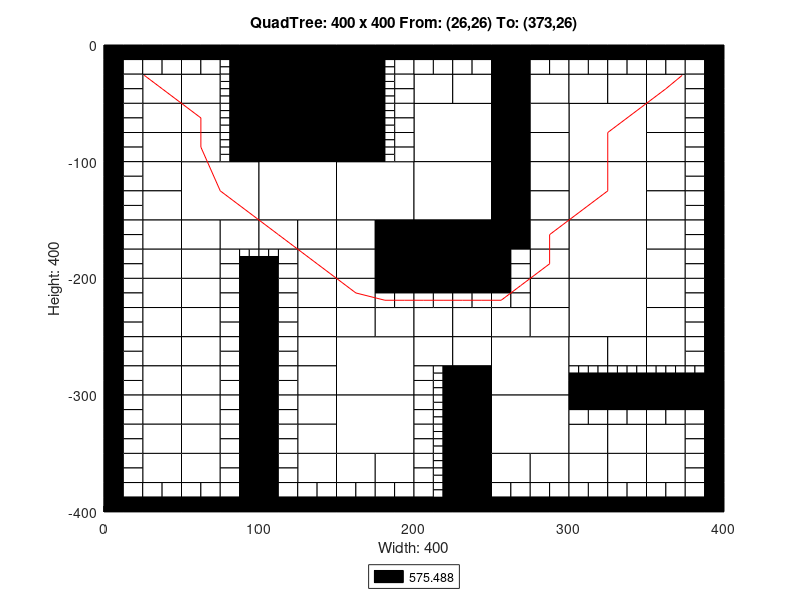

The MATLAB source for this figure:
axis([0 400 -400 0]);
title('QuadTree: 400 x 400 From: (26,26) To: (373,26)');
xlabel('Width: 400');
ylabel('Height: 400');
rectangle('Position',[100 -50 50 50], 'FaceColor',[0 0 0]);
rectangle('Position',[100 -100 50 50], 'FaceColor',[0 0 0]);
rectangle('Position',[50 -150 50 50], 'FaceColor',[1 1 1]);
rectangle('Position',[100 -150 50 50], 'FaceColor',[1 1 1]);
rectangle('Position',[150 -150 50 50], 'FaceColor',[1 1 1]);
rectangle('Position',[200 -100 50 50], 'FaceColor',[1 1 1]);
rectangle('Position',[300 -100 50 50], 'FaceColor',[1 1 1]);
rectangle('Position',[200 -150 50 50], 'FaceColor',[1 1 1]);
rectangle('Position',[200 -200 50 50], 'FaceColor',[0 0 0]);
rectangle('Position',[300 -150 50 50], 'FaceColor',[1 1 1]);
rectangle('Position',[300 -200 50 50], 'FaceColor',[1 1 1]);
rectangle('Position',[150 -300 50 50], 'FaceColor',[1 1 1]);
rectangle('Position',[150 -350 50 50], 'FaceColor',[1 1 1]);
rectangle('Position',[250 -300 50 50], 'FaceColor',[1 1 1]);
rectangle('Position',[300 -250 50 50], 'FaceColor',[1 1 1]);
rectangle('Position',[250 -350 50 50], 'FaceColor',[1 1 1]);
rectangle('Position',[25 -50 25 25], 'FaceColor',[1 1 1]);
rectangle('Position',[50 -50 25 25], 'FaceColor',[1 1 1]);
rectangle('Position',[25 -75 25 25], 'FaceColor',[1 1 1]);
rectangle('Position',[25 -100 25 25], 'FaceColor',[1 1 1]);
rectangle('Position',[50 -75 25 25], 'FaceColor',[1 1 1]);
rectangle('Position',[50 -100 25 25], 'FaceColor',[1 1 1]);
rectangle('Position',[150 -25 25 25], 'FaceColor',[0 0 0]);
rectangle('Position',[150 -50 25 25], 'FaceColor',[0 0 0]);
rectangle('Position',[150 -75 25 25], 'FaceColor',[0 0 0]);
rectangle('Position',[150 -100 25 25], 'FaceColor',[0 0 0]);
rectangle('Position',[25 -125 25 25], 'FaceColor',[1 1 1]);
rectangle('Position',[25 -150 25 25], 'FaceColor',[1 1 1]);
rectangle('Position',[25 -175 25 25], 'FaceColor',[1 1 1]);
rectangle('Position',[25 -200 25 25], 'FaceColor',[1 1 1]);
rectangle('Position',[50 -175 25 25], 'FaceColor',[1 1 1]);
rectangle('Position',[75 -175 25 25], 'FaceColor',[1 1 1]);
rectangle('Position',[50 -200 25 25], 'FaceColor',[1 1 1]);
rectangle('Position',[100 -175 25 25], 'FaceColor',[1 1 1]);
rectangle('Position',[125 -175 25 25], 'FaceColor',[1 1 1]);
rectangle('Position',[125 -200 25 25], 'FaceColor',[1 1 1]);
rectangle('Position',[150 -175 25 25], 'FaceColor',[1 1 1]);
rectangle('Position',[175 -175 25 25], 'FaceColor',[0 0 0]);
rectangle('Position',[150 -200 25 25], 'FaceColor',[1 1 1]);
rectangle('Position',[175 -200 25 25], 'FaceColor',[0 0 0]);
rectangle('Position',[200 -50 25 25], 'FaceColor',[1 1 1]);
rectangle('Position',[225 -50 25 25], 'FaceColor',[1 1 1]);
rectangle('Position',[250 -25 25 25], 'FaceColor',[0 0 0]);
rectangle('Position',[250 -50 25 25], 'FaceColor',[0 0 0]);
rectangle('Position',[275 -50 25 25], 'FaceColor',[1 1 1]);
rectangle('Position',[250 -75 25 25], 'FaceColor',[0 0 0]);
rectangle('Position',[275 -75 25 25], 'FaceColor',[1 1 1]);
rectangle('Position',[250 -100 25 25], 'FaceColor',[0 0 0]);
rectangle('Position',[275 -100 25 25], 'FaceColor',[1 1 1]);
rectangle('Position',[300 -50 25 25], 'FaceColor',[1 1 1]);
rectangle('Position',[325 -50 25 25], 'FaceColor',[1 1 1]);
rectangle('Position',[350 -50 25 25], 'FaceColor',[1 1 1]);
rectangle('Position',[350 -75 25 25], 'FaceColor',[1 1 1]);
rectangle('Position',[350 -100 25 25], 'FaceColor',[1 1 1]);
rectangle('Position',[250 -125 25 25], 'FaceColor',[0 0 0]);
rectangle('Position',[275 -125 25 25], 'FaceColor',[1 1 1]);
rectangle('Position',[250 -150 25 25], 'FaceColor',[0 0 0]);
rectangle('Position',[275 -150 25 25], 'FaceColor',[1 1 1]);
rectangle('Position',[250 -175 25 25], 'FaceColor',[0 0 0]);
rectangle('Position',[275 -175 25 25], 'FaceColor',[1 1 1]);
rectangle('Position',[275 -200 25 25], 'FaceColor',[1 1 1]);
rectangle('Position',[350 -125 25 25], 'FaceColor',[1 1 1]);
rectangle('Position',[350 -150 25 25], 'FaceColor',[1 1 1]);
rectangle('Position',[350 -175 25 25], 'FaceColor',[1 1 1]);
rectangle('Position',[350 -200 25 25], 'FaceColor',[1 1 1]);
rectangle('Position',[25 -225 25 25], 'FaceColor',[1 1 1]);
rectangle('Position',[25 -250 25 25], 'FaceColor',[1 1 1]);
rectangle('Position',[50 -225 25 25], 'FaceColor',[1 1 1]);
rectangle('Position',[50 -250 25 25], 'FaceColor',[1 1 1]);
rectangle('Position',[25 -275 25 25], 'FaceColor',[1 1 1]);
rectangle('Position',[25 -300 25 25], 'FaceColor',[1 1 1]);
rectangle('Position',[50 -275 25 25], 'FaceColor',[1 1 1]);
rectangle('Position',[50 -300 25 25], 'FaceColor',[1 1 1]);
rectangle('Position',[125 -225 25 25], 'FaceColor',[1 1 1]);
rectangle('Position',[125 -250 25 25], 'FaceColor',[1 1 1]);
rectangle('Position',[150 -225 25 25], 'FaceColor',[1 1 1]);
rectangle('Position',[150 -250 25 25], 'FaceColor',[1 1 1]);
rectangle('Position',[175 -250 25 25], 'FaceColor',[1 1 1]);
rectangle('Position',[125 -275 25 25], 'FaceColor',[1 1 1]);
rectangle('Position',[125 -300 25 25], 'FaceColor',[1 1 1]);
rectangle('Position',[25 -325 25 25], 'FaceColor',[1 1 1]);
rectangle('Position',[25 -350 25 25], 'FaceColor',[1 1 1]);
rectangle('Position',[50 -325 25 25], 'FaceColor',[1 1 1]);
rectangle('Position',[50 -350 25 25], 'FaceColor',[1 1 1]);
rectangle('Position',[25 -375 25 25], 'FaceColor',[1 1 1]);
rectangle('Position',[50 -375 25 25], 'FaceColor',[1 1 1]);
rectangle('Position',[125 -325 25 25], 'FaceColor',[1 1 1]);
rectangle('Position',[125 -350 25 25], 'FaceColor',[1 1 1]);
rectangle('Position',[125 -375 25 25], 'FaceColor',[1 1 1]);
rectangle('Position',[150 -375 25 25], 'FaceColor',[1 1 1]);
rectangle('Position',[175 -375 25 25], 'FaceColor',[1 1 1]);
rectangle('Position',[200 -250 25 25], 'FaceColor',[1 1 1]);
rectangle('Position',[225 -250 25 25], 'FaceColor',[1 1 1]);
rectangle('Position',[275 -225 25 25], 'FaceColor',[1 1 1]);
rectangle('Position',[250 -250 25 25], 'FaceColor',[1 1 1]);
rectangle('Position',[275 -250 25 25], 'FaceColor',[1 1 1]);
rectangle('Position',[200 -275 25 25], 'FaceColor',[1 1 1]);
rectangle('Position',[225 -275 25 25], 'FaceColor',[1 1 1]);
rectangle('Position',[225 -300 25 25], 'FaceColor',[0 0 0]);
rectangle('Position',[350 -225 25 25], 'FaceColor',[1 1 1]);
rectangle('Position',[350 -250 25 25], 'FaceColor',[1 1 1]);
rectangle('Position',[300 -275 25 25], 'FaceColor',[1 1 1]);
rectangle('Position',[325 -275 25 25], 'FaceColor',[1 1 1]);
rectangle('Position',[350 -275 25 25], 'FaceColor',[1 1 1]);
rectangle('Position',[225 -325 25 25], 'FaceColor',[0 0 0]);
rectangle('Position',[225 -350 25 25], 'FaceColor',[0 0 0]);
rectangle('Position',[225 -375 25 25], 'FaceColor',[0 0 0]);
rectangle('Position',[225 -400 25 25], 'FaceColor',[0 0 0]);
rectangle('Position',[250 -375 25 25], 'FaceColor',[1 1 1]);
rectangle('Position',[275 -375 25 25], 'FaceColor',[1 1 1]);
rectangle('Position',[300 -350 25 25], 'FaceColor',[1 1 1]);
rectangle('Position',[325 -350 25 25], 'FaceColor',[1 1 1]);
rectangle('Position',[350 -350 25 25], 'FaceColor',[1 1 1]);
rectangle('Position',[300 -375 25 25], 'FaceColor',[1 1 1]);
rectangle('Position',[325 -375 25 25], 'FaceColor',[1 1 1]);
rectangle('Position',[350 -375 25 25], 'FaceColor',[1 1 1]);
rectangle('Position',[0 -12.5 12.5 12.5], 'FaceColor',[0 0 0]);
rectangle('Position',[12.5 -12.5 12.5 12.5], 'FaceColor',[0 0 0]);
rectangle('Position',[0 -25 12.5 12.5], 'FaceColor',[0 0 0]);
rectangle('Position',[12.5 -25 12.5 12.5], 'FaceColor',[1 1 1]);
rectangle('Position',[25 -12.5 12.5 12.5], 'FaceColor',[0 0 0]);
rectangle('Position',[37.5 -12.5 12.5 12.5], 'FaceColor',[0 0 0]);
rectangle('Position',[25 -25 12.5 12.5], 'FaceColor',[1 1 1]);
rectangle('Position',[37.5 -25 12.5 12.5], 'FaceColor',[1 1 1]);
rectangle('Position',[0 -37.5 12.5 12.5], 'FaceColor',[0 0 0]);
rectangle('Position',[12.5 -37.5 12.5 12.5], 'FaceColor',[1 1 1]);
rectangle('Position',[0 -50 12.5 12.5], 'FaceColor',[0 0 0]);
rectangle('Position',[12.5 -50 12.5 12.5], 'FaceColor',[1 1 1]);
rectangle('Position',[50 -12.5 12.5 12.5], 'FaceColor',[0 0 0]);
rectangle('Position',[62.5 -12.5 12.5 12.5], 'FaceColor',[0 0 0]);
rectangle('Position',[50 -25 12.5 12.5], 'FaceColor',[1 1 1]);
rectangle('Position',[62.5 -25 12.5 12.5], 'FaceColor',[1 1 1]);
rectangle('Position',[75 -12.5 12.5 12.5], 'FaceColor',[0 0 0]);
rectangle('Position',[87.5 -12.5 12.5 12.5], 'FaceColor',[0 0 0]);
rectangle('Position',[87.5 -25 12.5 12.5], 'FaceColor',[0 0 0]);
rectangle('Position',[87.5 -37.5 12.5 12.5], 'FaceColor',[0 0 0]);
rectangle('Position',[87.5 -50 12.5 12.5], 'FaceColor',[0 0 0]);
rectangle('Position',[0 -62.5 12.5 12.5], 'FaceColor',[0 0 0]);
rectangle('Position',[12.5 -62.5 12.5 12.5], 'FaceColor',[1 1 1]);
rectangle('Position',[0 -75 12.5 12.5], 'FaceColor',[0 0 0]);
rectangle('Position',[12.5 -75 12.5 12.5], 'FaceColor',[1 1 1]);
rectangle('Position',[0 -87.5 12.5 12.5], 'FaceColor',[0 0 0]);
rectangle('Position',[12.5 -87.5 12.5 12.5], 'FaceColor',[1 1 1]);
rectangle('Position',[0 -100 12.5 12.5], 'FaceColor',[0 0 0]);
rectangle('Position',[12.5 -100 12.5 12.5], 'FaceColor',[1 1 1]);
rectangle('Position',[87.5 -62.5 12.5 12.5], 'FaceColor',[0 0 0]);
rectangle('Position',[87.5 -75 12.5 12.5], 'FaceColor',[0 0 0]);
rectangle('Position',[87.5 -87.5 12.5 12.5], 'FaceColor',[0 0 0]);
rectangle('Position',[87.5 -100 12.5 12.5], 'FaceColor',[0 0 0]);
rectangle('Position',[175 -12.5 12.5 12.5], 'FaceColor',[0 0 0]);
rectangle('Position',[187.5 -12.5 12.5 12.5], 'FaceColor',[0 0 0]);
rectangle('Position',[187.5 -25 12.5 12.5], 'FaceColor',[1 1 1]);
rectangle('Position',[187.5 -37.5 12.5 12.5], 'FaceColor',[1 1 1]);
rectangle('Position',[187.5 -50 12.5 12.5], 'FaceColor',[1 1 1]);
rectangle('Position',[187.5 -62.5 12.5 12.5], 'FaceColor',[1 1 1]);
rectangle('Position',[187.5 -75 12.5 12.5], 'FaceColor',[1 1 1]);
rectangle('Position',[187.5 -87.5 12.5 12.5], 'FaceColor',[1 1 1]);
rectangle('Position',[187.5 -100 12.5 12.5], 'FaceColor',[1 1 1]);
rectangle('Position',[0 -112.5 12.5 12.5], 'FaceColor',[0 0 0]);
rectangle('Position',[12.5 -112.5 12.5 12.5], 'FaceColor',[1 1 1]);
rectangle('Position',[0 -125 12.5 12.5], 'FaceColor',[0 0 0]);
rectangle('Position',[12.5 -125 12.5 12.5], 'FaceColor',[1 1 1]);
rectangle('Position',[0 -137.5 12.5 12.5], 'FaceColor',[0 0 0]);
rectangle('Position',[12.5 -137.5 12.5 12.5], 'FaceColor',[1 1 1]);
rectangle('Position',[0 -150 12.5 12.5], 'FaceColor',[0 0 0]);
rectangle('Position',[12.5 -150 12.5 12.5], 'FaceColor',[1 1 1]);
rectangle('Position',[0 -162.5 12.5 12.5], 'FaceColor',[0 0 0]);
rectangle('Position',[12.5 -162.5 12.5 12.5], 'FaceColor',[1 1 1]);
rectangle('Position',[0 -175 12.5 12.5], 'FaceColor',[0 0 0]);
rectangle('Position',[12.5 -175 12.5 12.5], 'FaceColor',[1 1 1]);
rectangle('Position',[0 -187.5 12.5 12.5], 'FaceColor',[0 0 0]);
rectangle('Position',[12.5 -187.5 12.5 12.5], 'FaceColor',[1 1 1]);
rectangle('Position',[0 -200 12.5 12.5], 'FaceColor',[0 0 0]);
rectangle('Position',[12.5 -200 12.5 12.5], 'FaceColor',[1 1 1]);
rectangle('Position',[75 -187.5 12.5 12.5], 'FaceColor',[1 1 1]);
rectangle('Position',[75 -200 12.5 12.5], 'FaceColor',[1 1 1]);
rectangle('Position',[87.5 -200 12.5 12.5], 'FaceColor',[0 0 0]);
rectangle('Position',[112.5 -187.5 12.5 12.5], 'FaceColor',[1 1 1]);
rectangle('Position',[100 -200 12.5 12.5], 'FaceColor',[0 0 0]);
rectangle('Position',[112.5 -200 12.5 12.5], 'FaceColor',[1 1 1]);
rectangle('Position',[200 -12.5 12.5 12.5], 'FaceColor',[0 0 0]);
rectangle('Position',[212.5 -12.5 12.5 12.5], 'FaceColor',[0 0 0]);
rectangle('Position',[200 -25 12.5 12.5], 'FaceColor',[1 1 1]);
rectangle('Position',[212.5 -25 12.5 12.5], 'FaceColor',[1 1 1]);
rectangle('Position',[225 -12.5 12.5 12.5], 'FaceColor',[0 0 0]);
rectangle('Position',[237.5 -12.5 12.5 12.5], 'FaceColor',[0 0 0]);
rectangle('Position',[225 -25 12.5 12.5], 'FaceColor',[1 1 1]);
rectangle('Position',[237.5 -25 12.5 12.5], 'FaceColor',[1 1 1]);
rectangle('Position',[275 -12.5 12.5 12.5], 'FaceColor',[0 0 0]);
rectangle('Position',[287.5 -12.5 12.5 12.5], 'FaceColor',[0 0 0]);
rectangle('Position',[275 -25 12.5 12.5], 'FaceColor',[1 1 1]);
rectangle('Position',[287.5 -25 12.5 12.5], 'FaceColor',[1 1 1]);
rectangle('Position',[300 -12.5 12.5 12.5], 'FaceColor',[0 0 0]);
rectangle('Position',[312.5 -12.5 12.5 12.5], 'FaceColor',[0 0 0]);
rectangle('Position',[300 -25 12.5 12.5], 'FaceColor',[1 1 1]);
rectangle('Position',[312.5 -25 12.5 12.5], 'FaceColor',[1 1 1]);
rectangle('Position',[325 -12.5 12.5 12.5], 'FaceColor',[0 0 0]);
rectangle('Position',[337.5 -12.5 12.5 12.5], 'FaceColor',[0 0 0]);
rectangle('Position',[325 -25 12.5 12.5], 'FaceColor',[1 1 1]);
rectangle('Position',[337.5 -25 12.5 12.5], 'FaceColor',[1 1 1]);
rectangle('Position',[350 -12.5 12.5 12.5], 'FaceColor',[0 0 0]);
rectangle('Position',[362.5 -12.5 12.5 12.5], 'FaceColor',[0 0 0]);
rectangle('Position',[350 -25 12.5 12.5], 'FaceColor',[1 1 1]);
rectangle('Position',[362.5 -25 12.5 12.5], 'FaceColor',[1 1 1]);
rectangle('Position',[375 -12.5 12.5 12.5], 'FaceColor',[0 0 0]);
rectangle('Position',[387.5 -12.5 12.5 12.5], 'FaceColor',[0 0 0]);
rectangle('Position',[375 -25 12.5 12.5], 'FaceColor',[1 1 1]);
rectangle('Position',[387.5 -25 12.5 12.5], 'FaceColor',[0 0 0]);
rectangle('Position',[375 -37.5 12.5 12.5], 'FaceColor',[1 1 1]);
rectangle('Position',[387.5 -37.5 12.5 12.5], 'FaceColor',[0 0 0]);
rectangle('Position',[375 -50 12.5 12.5], 'FaceColor',[1 1 1]);
rectangle('Position',[387.5 -50 12.5 12.5], 'FaceColor',[0 0 0]);
rectangle('Position',[375 -62.5 12.5 12.5], 'FaceColor',[1 1 1]);
rectangle('Position',[387.5 -62.5 12.5 12.5], 'FaceColor',[0 0 0]);
rectangle('Position',[375 -75 12.5 12.5], 'FaceColor',[1 1 1]);
rectangle('Position',[387.5 -75 12.5 12.5], 'FaceColor',[0 0 0]);
rectangle('Position',[375 -87.5 12.5 12.5], 'FaceColor',[1 1 1]);
rectangle('Position',[387.5 -87.5 12.5 12.5], 'FaceColor',[0 0 0]);
rectangle('Position',[375 -100 12.5 12.5], 'FaceColor',[1 1 1]);
rectangle('Position',[387.5 -100 12.5 12.5], 'FaceColor',[0 0 0]);
rectangle('Position',[250 -187.5 12.5 12.5], 'FaceColor',[0 0 0]);
rectangle('Position',[262.5 -187.5 12.5 12.5], 'FaceColor',[1 1 1]);
rectangle('Position',[250 -200 12.5 12.5], 'FaceColor',[0 0 0]);
rectangle('Position',[262.5 -200 12.5 12.5], 'FaceColor',[1 1 1]);
rectangle('Position',[375 -112.5 12.5 12.5], 'FaceColor',[1 1 1]);
rectangle('Position',[387.5 -112.5 12.5 12.5], 'FaceColor',[0 0 0]);
rectangle('Position',[375 -125 12.5 12.5], 'FaceColor',[1 1 1]);
rectangle('Position',[387.5 -125 12.5 12.5], 'FaceColor',[0 0 0]);
rectangle('Position',[375 -137.5 12.5 12.5], 'FaceColor',[1 1 1]);
rectangle('Position',[387.5 -137.5 12.5 12.5], 'FaceColor',[0 0 0]);
rectangle('Position',[375 -150 12.5 12.5], 'FaceColor',[1 1 1]);
rectangle('Position',[387.5 -150 12.5 12.5], 'FaceColor',[0 0 0]);
rectangle('Position',[375 -162.5 12.5 12.5], 'FaceColor',[1 1 1]);
rectangle('Position',[387.5 -162.5 12.5 12.5], 'FaceColor',[0 0 0]);
rectangle('Position',[375 -175 12.5 12.5], 'FaceColor',[1 1 1]);
rectangle('Position',[387.5 -175 12.5 12.5], 'FaceColor',[0 0 0]);
rectangle('Position',[375 -187.5 12.5 12.5], 'FaceColor',[1 1 1]);
rectangle('Position',[387.5 -187.5 12.5 12.5], 'FaceColor',[0 0 0]);
rectangle('Position',[375 -200 12.5 12.5], 'FaceColor',[1 1 1]);
rectangle('Position',[387.5 -200 12.5 12.5], 'FaceColor',[0 0 0]);
rectangle('Position',[0 -212.5 12.5 12.5], 'FaceColor',[0 0 0]);
rectangle('Position',[12.5 -212.5 12.5 12.5], 'FaceColor',[1 1 1]);
rectangle('Position',[0 -225 12.5 12.5], 'FaceColor',[0 0 0]);
rectangle('Position',[12.5 -225 12.5 12.5], 'FaceColor',[1 1 1]);
rectangle('Position',[0 -237.5 12.5 12.5], 'FaceColor',[0 0 0]);
rectangle('Position',[12.5 -237.5 12.5 12.5], 'FaceColor',[1 1 1]);
rectangle('Position',[0 -250 12.5 12.5], 'FaceColor',[0 0 0]);
rectangle('Position',[12.5 -250 12.5 12.5], 'FaceColor',[1 1 1]);
rectangle('Position',[75 -212.5 12.5 12.5], 'FaceColor',[1 1 1]);
rectangle('Position',[87.5 -212.5 12.5 12.5], 'FaceColor',[0 0 0]);
rectangle('Position',[75 -225 12.5 12.5], 'FaceColor',[1 1 1]);
rectangle('Position',[87.5 -225 12.5 12.5], 'FaceColor',[0 0 0]);
rectangle('Position',[75 -237.5 12.5 12.5], 'FaceColor',[1 1 1]);
rectangle('Position',[87.5 -237.5 12.5 12.5], 'FaceColor',[0 0 0]);
rectangle('Position',[75 -250 12.5 12.5], 'FaceColor',[1 1 1]);
rectangle('Position',[87.5 -250 12.5 12.5], 'FaceColor',[0 0 0]);
rectangle('Position',[0 -262.5 12.5 12.5], 'FaceColor',[0 0 0]);
rectangle('Position',[12.5 -262.5 12.5 12.5], 'FaceColor',[1 1 1]);
rectangle('Position',[0 -275 12.5 12.5], 'FaceColor',[0 0 0]);
rectangle('Position',[12.5 -275 12.5 12.5], 'FaceColor',[1 1 1]);
rectangle('Position',[0 -287.5 12.5 12.5], 'FaceColor',[0 0 0]);
rectangle('Position',[12.5 -287.5 12.5 12.5], 'FaceColor',[1 1 1]);
rectangle('Position',[0 -300 12.5 12.5], 'FaceColor',[0 0 0]);
rectangle('Position',[12.5 -300 12.5 12.5], 'FaceColor',[1 1 1]);
rectangle('Position',[75 -262.5 12.5 12.5], 'FaceColor',[1 1 1]);
rectangle('Position',[87.5 -262.5 12.5 12.5], 'FaceColor',[0 0 0]);
rectangle('Position',[75 -275 12.5 12.5], 'FaceColor',[1 1 1]);
rectangle('Position',[87.5 -275 12.5 12.5], 'FaceColor',[0 0 0]);
rectangle('Position',[75 -287.5 12.5 12.5], 'FaceColor',[1 1 1]);
rectangle('Position',[87.5 -287.5 12.5 12.5], 'FaceColor',[0 0 0]);
rectangle('Position',[75 -300 12.5 12.5], 'FaceColor',[1 1 1]);
rectangle('Position',[87.5 -300 12.5 12.5], 'FaceColor',[0 0 0]);
rectangle('Position',[100 -212.5 12.5 12.5], 'FaceColor',[0 0 0]);
rectangle('Position',[112.5 -212.5 12.5 12.5], 'FaceColor',[1 1 1]);
rectangle('Position',[100 -225 12.5 12.5], 'FaceColor',[0 0 0]);
rectangle('Position',[112.5 -225 12.5 12.5], 'FaceColor',[1 1 1]);
rectangle('Position',[100 -237.5 12.5 12.5], 'FaceColor',[0 0 0]);
rectangle('Position',[112.5 -237.5 12.5 12.5], 'FaceColor',[1 1 1]);
rectangle('Position',[100 -250 12.5 12.5], 'FaceColor',[0 0 0]);
rectangle('Position',[112.5 -250 12.5 12.5], 'FaceColor',[1 1 1]);
rectangle('Position',[175 -212.5 12.5 12.5], 'FaceColor',[0 0 0]);
rectangle('Position',[187.5 -212.5 12.5 12.5], 'FaceColor',[0 0 0]);
rectangle('Position',[175 -225 12.5 12.5], 'FaceColor',[1 1 1]);
rectangle('Position',[187.5 -225 12.5 12.5], 'FaceColor',[1 1 1]);
rectangle('Position',[100 -262.5 12.5 12.5], 'FaceColor',[0 0 0]);
rectangle('Position',[112.5 -262.5 12.5 12.5], 'FaceColor',[1 1 1]);
rectangle('Position',[100 -275 12.5 12.5], 'FaceColor',[0 0 0]);
rectangle('Position',[112.5 -275 12.5 12.5], 'FaceColor',[1 1 1]);
rectangle('Position',[100 -287.5 12.5 12.5], 'FaceColor',[0 0 0]);
rectangle('Position',[112.5 -287.5 12.5 12.5], 'FaceColor',[1 1 1]);
rectangle('Position',[100 -300 12.5 12.5], 'FaceColor',[0 0 0]);
rectangle('Position',[112.5 -300 12.5 12.5], 'FaceColor',[1 1 1]);
rectangle('Position',[0 -312.5 12.5 12.5], 'FaceColor',[0 0 0]);
rectangle('Position',[12.5 -312.5 12.5 12.5], 'FaceColor',[1 1 1]);
rectangle('Position',[0 -325 12.5 12.5], 'FaceColor',[0 0 0]);
rectangle('Position',[12.5 -325 12.5 12.5], 'FaceColor',[1 1 1]);
rectangle('Position',[0 -337.5 12.5 12.5], 'FaceColor',[0 0 0]);
rectangle('Position',[12.5 -337.5 12.5 12.5], 'FaceColor',[1 1 1]);
rectangle('Position',[0 -350 12.5 12.5], 'FaceColor',[0 0 0]);
rectangle('Position',[12.5 -350 12.5 12.5], 'FaceColor',[1 1 1]);
rectangle('Position',[75 -312.5 12.5 12.5], 'FaceColor',[1 1 1]);
rectangle('Position',[87.5 -312.5 12.5 12.5], 'FaceColor',[0 0 0]);
rectangle('Position',[75 -325 12.5 12.5], 'FaceColor',[1 1 1]);
rectangle('Position',[87.5 -325 12.5 12.5], 'FaceColor',[0 0 0]);
rectangle('Position',[75 -337.5 12.5 12.5], 'FaceColor',[1 1 1]);
rectangle('Position',[87.5 -337.5 12.5 12.5], 'FaceColor',[0 0 0]);
rectangle('Position',[75 -350 12.5 12.5], 'FaceColor',[1 1 1]);
rectangle('Position',[87.5 -350 12.5 12.5], 'FaceColor',[0 0 0]);
rectangle('Position',[0 -362.5 12.5 12.5], 'FaceColor',[0 0 0]);
rectangle('Position',[12.5 -362.5 12.5 12.5], 'FaceColor',[1 1 1]);
rectangle('Position',[0 -375 12.5 12.5], 'FaceColor',[0 0 0]);
rectangle('Position',[12.5 -375 12.5 12.5], 'FaceColor',[1 1 1]);
rectangle('Position',[0 -387.5 12.5 12.5], 'FaceColor',[0 0 0]);
rectangle('Position',[12.5 -387.5 12.5 12.5], 'FaceColor',[1 1 1]);
rectangle('Position',[0 -400 12.5 12.5], 'FaceColor',[0 0 0]);
rectangle('Position',[12.5 -400 12.5 12.5], 'FaceColor',[0 0 0]);
rectangle('Position',[25 -387.5 12.5 12.5], 'FaceColor',[1 1 1]);
rectangle('Position',[37.5 -387.5 12.5 12.5], 'FaceColor',[1 1 1]);
rectangle('Position',[25 -400 12.5 12.5], 'FaceColor',[0 0 0]);
rectangle('Position',[37.5 -400 12.5 12.5], 'FaceColor',[0 0 0]);
rectangle('Position',[75 -362.5 12.5 12.5], 'FaceColor',[1 1 1]);
rectangle('Position',[87.5 -362.5 12.5 12.5], 'FaceColor',[0 0 0]);
rectangle('Position',[75 -375 12.5 12.5], 'FaceColor',[1 1 1]);
rectangle('Position',[87.5 -375 12.5 12.5], 'FaceColor',[0 0 0]);
rectangle('Position',[50 -387.5 12.5 12.5], 'FaceColor',[1 1 1]);
rectangle('Position',[62.5 -387.5 12.5 12.5], 'FaceColor',[1 1 1]);
rectangle('Position',[50 -400 12.5 12.5], 'FaceColor',[0 0 0]);
rectangle('Position',[62.5 -400 12.5 12.5], 'FaceColor',[0 0 0]);
rectangle('Position',[75 -387.5 12.5 12.5], 'FaceColor',[1 1 1]);
rectangle('Position',[87.5 -387.5 12.5 12.5], 'FaceColor',[0 0 0]);
rectangle('Position',[75 -400 12.5 12.5], 'FaceColor',[0 0 0]);
rectangle('Position',[87.5 -400 12.5 12.5], 'FaceColor',[0 0 0]);
rectangle('Position',[100 -312.5 12.5 12.5], 'FaceColor',[0 0 0]);
rectangle('Position',[112.5 -312.5 12.5 12.5], 'FaceColor',[1 1 1]);
rectangle('Position',[100 -325 12.5 12.5], 'FaceColor',[0 0 0]);
rectangle('Position',[112.5 -325 12.5 12.5], 'FaceColor',[1 1 1]);
rectangle('Position',[100 -337.5 12.5 12.5], 'FaceColor',[0 0 0]);
rectangle('Position',[112.5 -337.5 12.5 12.5], 'FaceColor',[1 1 1]);
rectangle('Position',[100 -350 12.5 12.5], 'FaceColor',[0 0 0]);
rectangle('Position',[112.5 -350 12.5 12.5], 'FaceColor',[1 1 1]);
rectangle('Position',[100 -362.5 12.5 12.5], 'FaceColor',[0 0 0]);
rectangle('Position',[112.5 -362.5 12.5 12.5], 'FaceColor',[1 1 1]);
rectangle('Position',[100 -375 12.5 12.5], 'FaceColor',[0 0 0]);
rectangle('Position',[112.5 -375 12.5 12.5], 'FaceColor',[1 1 1]);
rectangle('Position',[100 -387.5 12.5 12.5], 'FaceColor',[0 0 0]);
rectangle('Position',[112.5 -387.5 12.5 12.5], 'FaceColor',[1 1 1]);
rectangle('Position',[100 -400 12.5 12.5], 'FaceColor',[0 0 0]);
rectangle('Position',[112.5 -400 12.5 12.5], 'FaceColor',[0 0 0]);
rectangle('Position',[125 -387.5 12.5 12.5], 'FaceColor',[1 1 1]);
rectangle('Position',[137.5 -387.5 12.5 12.5], 'FaceColor',[1 1 1]);
rectangle('Position',[125 -400 12.5 12.5], 'FaceColor',[0 0 0]);
rectangle('Position',[137.5 -400 12.5 12.5], 'FaceColor',[0 0 0]);
rectangle('Position',[150 -387.5 12.5 12.5], 'FaceColor',[1 1 1]);
rectangle('Position',[162.5 -387.5 12.5 12.5], 'FaceColor',[1 1 1]);
rectangle('Position',[150 -400 12.5 12.5], 'FaceColor',[0 0 0]);
rectangle('Position',[162.5 -400 12.5 12.5], 'FaceColor',[0 0 0]);
rectangle('Position',[175 -387.5 12.5 12.5], 'FaceColor',[1 1 1]);
rectangle('Position',[187.5 -387.5 12.5 12.5], 'FaceColor',[1 1 1]);
rectangle('Position',[175 -400 12.5 12.5], 'FaceColor',[0 0 0]);
rectangle('Position',[187.5 -400 12.5 12.5], 'FaceColor',[0 0 0]);
rectangle('Position',[200 -212.5 12.5 12.5], 'FaceColor',[0 0 0]);
rectangle('Position',[212.5 -212.5 12.5 12.5], 'FaceColor',[0 0 0]);
rectangle('Position',[200 -225 12.5 12.5], 'FaceColor',[1 1 1]);
rectangle('Position',[212.5 -225 12.5 12.5], 'FaceColor',[1 1 1]);
rectangle('Position',[225 -212.5 12.5 12.5], 'FaceColor',[0 0 0]);
rectangle('Position',[237.5 -212.5 12.5 12.5], 'FaceColor',[0 0 0]);
rectangle('Position',[225 -225 12.5 12.5], 'FaceColor',[1 1 1]);
rectangle('Position',[237.5 -225 12.5 12.5], 'FaceColor',[1 1 1]);
rectangle('Position',[250 -212.5 12.5 12.5], 'FaceColor',[0 0 0]);
rectangle('Position',[262.5 -212.5 12.5 12.5], 'FaceColor',[1 1 1]);
rectangle('Position',[250 -225 12.5 12.5], 'FaceColor',[1 1 1]);
rectangle('Position',[262.5 -225 12.5 12.5], 'FaceColor',[1 1 1]);
rectangle('Position',[200 -287.5 12.5 12.5], 'FaceColor',[1 1 1]);
rectangle('Position',[200 -300 12.5 12.5], 'FaceColor',[1 1 1]);
rectangle('Position',[375 -212.5 12.5 12.5], 'FaceColor',[1 1 1]);
rectangle('Position',[387.5 -212.5 12.5 12.5], 'FaceColor',[0 0 0]);
rectangle('Position',[375 -225 12.5 12.5], 'FaceColor',[1 1 1]);
rectangle('Position',[387.5 -225 12.5 12.5], 'FaceColor',[0 0 0]);
rectangle('Position',[375 -237.5 12.5 12.5], 'FaceColor',[1 1 1]);
rectangle('Position',[387.5 -237.5 12.5 12.5], 'FaceColor',[0 0 0]);
rectangle('Position',[375 -250 12.5 12.5], 'FaceColor',[1 1 1]);
rectangle('Position',[387.5 -250 12.5 12.5], 'FaceColor',[0 0 0]);
rectangle('Position',[300 -300 12.5 12.5], 'FaceColor',[0 0 0]);
rectangle('Position',[312.5 -300 12.5 12.5], 'FaceColor',[0 0 0]);
rectangle('Position',[325 -300 12.5 12.5], 'FaceColor',[0 0 0]);
rectangle('Position',[337.5 -300 12.5 12.5], 'FaceColor',[0 0 0]);
rectangle('Position',[375 -262.5 12.5 12.5], 'FaceColor',[1 1 1]);
rectangle('Position',[387.5 -262.5 12.5 12.5], 'FaceColor',[0 0 0]);
rectangle('Position',[375 -275 12.5 12.5], 'FaceColor',[1 1 1]);
rectangle('Position',[387.5 -275 12.5 12.5], 'FaceColor',[0 0 0]);
rectangle('Position',[350 -300 12.5 12.5], 'FaceColor',[0 0 0]);
rectangle('Position',[362.5 -300 12.5 12.5], 'FaceColor',[0 0 0]);
rectangle('Position',[387.5 -287.5 12.5 12.5], 'FaceColor',[0 0 0]);
rectangle('Position',[375 -300 12.5 12.5], 'FaceColor',[0 0 0]);
rectangle('Position',[387.5 -300 12.5 12.5], 'FaceColor',[0 0 0]);
rectangle('Position',[200 -312.5 12.5 12.5], 'FaceColor',[1 1 1]);
rectangle('Position',[200 -325 12.5 12.5], 'FaceColor',[1 1 1]);
rectangle('Position',[200 -337.5 12.5 12.5], 'FaceColor',[1 1 1]);
rectangle('Position',[200 -350 12.5 12.5], 'FaceColor',[1 1 1]);
rectangle('Position',[200 -362.5 12.5 12.5], 'FaceColor',[1 1 1]);
rectangle('Position',[200 -375 12.5 12.5], 'FaceColor',[1 1 1]);
rectangle('Position',[200 -387.5 12.5 12.5], 'FaceColor',[1 1 1]);
rectangle('Position',[200 -400 12.5 12.5], 'FaceColor',[0 0 0]);
rectangle('Position',[212.5 -400 12.5 12.5], 'FaceColor',[0 0 0]);
rectangle('Position',[250 -387.5 12.5 12.5], 'FaceColor',[1 1 1]);
rectangle('Position',[262.5 -387.5 12.5 12.5], 'FaceColor',[1 1 1]);
rectangle('Position',[250 -400 12.5 12.5], 'FaceColor',[0 0 0]);
rectangle('Position',[262.5 -400 12.5 12.5], 'FaceColor',[0 0 0]);
rectangle('Position',[275 -387.5 12.5 12.5], 'FaceColor',[1 1 1]);
rectangle('Position',[287.5 -387.5 12.5 12.5], 'FaceColor',[1 1 1]);
rectangle('Position',[275 -400 12.5 12.5], 'FaceColor',[0 0 0]);
rectangle('Position',[287.5 -400 12.5 12.5], 'FaceColor',[0 0 0]);
rectangle('Position',[300 -312.5 12.5 12.5], 'FaceColor',[0 0 0]);
rectangle('Position',[312.5 -312.5 12.5 12.5], 'FaceColor',[0 0 0]);
rectangle('Position',[300 -325 12.5 12.5], 'FaceColor',[1 1 1]);
rectangle('Position',[312.5 -325 12.5 12.5], 'FaceColor',[1 1 1]);
rectangle('Position',[325 -312.5 12.5 12.5], 'FaceColor',[0 0 0]);
rectangle('Position',[337.5 -312.5 12.5 12.5], 'FaceColor',[0 0 0]);
rectangle('Position',[325 -325 12.5 12.5], 'FaceColor',[1 1 1]);
rectangle('Position',[337.5 -325 12.5 12.5], 'FaceColor',[1 1 1]);
rectangle('Position',[350 -312.5 12.5 12.5], 'FaceColor',[0 0 0]);
rectangle('Position',[362.5 -312.5 12.5 12.5], 'FaceColor',[0 0 0]);
rectangle('Position',[350 -325 12.5 12.5], 'FaceColor',[1 1 1]);
rectangle('Position',[362.5 -325 12.5 12.5], 'FaceColor',[1 1 1]);
rectangle('Position',[375 -312.5 12.5 12.5], 'FaceColor',[0 0 0]);
rectangle('Position',[387.5 -312.5 12.5 12.5], 'FaceColor',[0 0 0]);
rectangle('Position',[375 -325 12.5 12.5], 'FaceColor',[1 1 1]);
rectangle('Position',[387.5 -325 12.5 12.5], 'FaceColor',[0 0 0]);
rectangle('Position',[375 -337.5 12.5 12.5], 'FaceColor',[1 1 1]);
rectangle('Position',[387.5 -337.5 12.5 12.5], 'FaceColor',[0 0 0]);
rectangle('Position',[375 -350 12.5 12.5], 'FaceColor',[1 1 1]);
rectangle('Position',[387.5 -350 12.5 12.5], 'FaceColor',[0 0 0]);
rectangle('Position',[300 -387.5 12.5 12.5], 'FaceColor',[1 1 1]);
rectangle('Position',[312.5 -387.5 12.5 12.5], 'FaceColor',[1 1 1]);
rectangle('Position',[300 -400 12.5 12.5], 'FaceColor',[0 0 0]);
rectangle('Position',[312.5 -400 12.5 12.5], 'FaceColor',[0 0 0]);
rectangle('Position',[325 -387.5 12.5 12.5], 'FaceColor',[1 1 1]);
rectangle('Position',[337.5 -387.5 12.5 12.5], 'FaceColor',[1 1 1]);
rectangle('Position',[325 -400 12.5 12.5], 'FaceColor',[0 0 0]);
rectangle('Position',[337.5 -400 12.5 12.5], 'FaceColor',[0 0 0]);
rectangle('Position',[375 -362.5 12.5 12.5], 'FaceColor',[1 1 1]);
rectangle('Position',[387.5 -362.5 12.5 12.5], 'FaceColor',[0 0 0]);
rectangle('Position',[375 -375 12.5 12.5], 'FaceColor',[1 1 1]);
rectangle('Position',[387.5 -375 12.5 12.5], 'FaceColor',[0 0 0]);
rectangle('Position',[350 -387.5 12.5 12.5], 'FaceColor',[1 1 1]);
rectangle('Position',[362.5 -387.5 12.5 12.5], 'FaceColor',[1 1 1]);
rectangle('Position',[350 -400 12.5 12.5], 'FaceColor',[0 0 0]);
rectangle('Position',[362.5 -400 12.5 12.5], 'FaceColor',[0 0 0]);
rectangle('Position',[375 -387.5 12.5 12.5], 'FaceColor',[1 1 1]);
rectangle('Position',[387.5 -387.5 12.5 12.5], 'FaceColor',[0 0 0]);
rectangle('Position',[375 -400 12.5 12.5], 'FaceColor',[0 0 0]);
rectangle('Position',[387.5 -400 12.5 12.5], 'FaceColor',[0 0 0]);
rectangle('Position',[75 -18.75 6.25 6.25], 'FaceColor',[1 1 1]);
rectangle('Position',[81.25 -18.75 6.25 6.25], 'FaceColor',[0 0 0]);
rectangle('Position',[75 -25 6.25 6.25], 'FaceColor',[1 1 1]);
rectangle('Position',[81.25 -25 6.25 6.25], 'FaceColor',[0 0 0]);
rectangle('Position',[75 -31.25 6.25 6.25], 'FaceColor',[1 1 1]);
rectangle('Position',[81.25 -31.25 6.25 6.25], 'FaceColor',[0 0 0]);
rectangle('Position',[75 -37.5 6.25 6.25], 'FaceColor',[1 1 1]);
rectangle('Position',[81.25 -37.5 6.25 6.25], 'FaceColor',[0 0 0]);
rectangle('Position',[75 -43.75 6.25 6.25], 'FaceColor',[1 1 1]);
rectangle('Position',[81.25 -43.75 6.25 6.25], 'FaceColor',[0 0 0]);
rectangle('Position',[75 -50 6.25 6.25], 'FaceColor',[1 1 1]);
rectangle('Position',[81.25 -50 6.25 6.25], 'FaceColor',[0 0 0]);
rectangle('Position',[75 -56.25 6.25 6.25], 'FaceColor',[1 1 1]);
rectangle('Position',[81.25 -56.25 6.25 6.25], 'FaceColor',[0 0 0]);
rectangle('Position',[75 -62.5 6.25 6.25], 'FaceColor',[1 1 1]);
rectangle('Position',[81.25 -62.5 6.25 6.25], 'FaceColor',[0 0 0]);
rectangle('Position',[75 -68.75 6.25 6.25], 'FaceColor',[1 1 1]);
rectangle('Position',[81.25 -68.75 6.25 6.25], 'FaceColor',[0 0 0]);
rectangle('Position',[75 -75 6.25 6.25], 'FaceColor',[1 1 1]);
rectangle('Position',[81.25 -75 6.25 6.25], 'FaceColor',[0 0 0]);
rectangle('Position',[75 -81.25 6.25 6.25], 'FaceColor',[1 1 1]);
rectangle('Position',[81.25 -81.25 6.25 6.25], 'FaceColor',[0 0 0]);
rectangle('Position',[75 -87.5 6.25 6.25], 'FaceColor',[1 1 1]);
rectangle('Position',[81.25 -87.5 6.25 6.25], 'FaceColor',[0 0 0]);
rectangle('Position',[75 -93.75 6.25 6.25], 'FaceColor',[1 1 1]);
rectangle('Position',[81.25 -93.75 6.25 6.25], 'FaceColor',[0 0 0]);
rectangle('Position',[75 -100 6.25 6.25], 'FaceColor',[1 1 1]);
rectangle('Position',[81.25 -100 6.25 6.25], 'FaceColor',[0 0 0]);
rectangle('Position',[175 -18.75 6.25 6.25], 'FaceColor',[0 0 0]);
rectangle('Position',[181.25 -18.75 6.25 6.25], 'FaceColor',[1 1 1]);
rectangle('Position',[175 -25 6.25 6.25], 'FaceColor',[0 0 0]);
rectangle('Position',[181.25 -25 6.25 6.25], 'FaceColor',[1 1 1]);
rectangle('Position',[175 -31.25 6.25 6.25], 'FaceColor',[0 0 0]);
rectangle('Position',[181.25 -31.25 6.25 6.25], 'FaceColor',[1 1 1]);
rectangle('Position',[175 -37.5 6.25 6.25], 'FaceColor',[0 0 0]);
rectangle('Position',[181.25 -37.5 6.25 6.25], 'FaceColor',[1 1 1]);
rectangle('Position',[175 -43.75 6.25 6.25], 'FaceColor',[0 0 0]);
rectangle('Position',[181.25 -43.75 6.25 6.25], 'FaceColor',[1 1 1]);
rectangle('Position',[175 -50 6.25 6.25], 'FaceColor',[0 0 0]);
rectangle('Position',[181.25 -50 6.25 6.25], 'FaceColor',[1 1 1]);
rectangle('Position',[175 -56.25 6.25 6.25], 'FaceColor',[0 0 0]);
rectangle('Position',[181.25 -56.25 6.25 6.25], 'FaceColor',[1 1 1]);
rectangle('Position',[175 -62.5 6.25 6.25], 'FaceColor',[0 0 0]);
rectangle('Position',[181.25 -62.5 6.25 6.25], 'FaceColor',[1 1 1]);
rectangle('Position',[175 -68.75 6.25 6.25], 'FaceColor',[0 0 0]);
rectangle('Position',[181.25 -68.75 6.25 6.25], 'FaceColor',[1 1 1]);
rectangle('Position',[175 -75 6.25 6.25], 'FaceColor',[0 0 0]);
rectangle('Position',[181.25 -75 6.25 6.25], 'FaceColor',[1 1 1]);
rectangle('Position',[175 -81.25 6.25 6.25], 'FaceColor',[0 0 0]);
rectangle('Position',[181.25 -81.25 6.25 6.25], 'FaceColor',[1 1 1]);
rectangle('Position',[175 -87.5 6.25 6.25], 'FaceColor',[0 0 0]);
rectangle('Position',[181.25 -87.5 6.25 6.25], 'FaceColor',[1 1 1]);
rectangle('Position',[175 -93.75 6.25 6.25], 'FaceColor',[0 0 0]);
rectangle('Position',[181.25 -93.75 6.25 6.25], 'FaceColor',[1 1 1]);
rectangle('Position',[175 -100 6.25 6.25], 'FaceColor',[0 0 0]);
rectangle('Position',[181.25 -100 6.25 6.25], 'FaceColor',[1 1 1]);
rectangle('Position',[87.5 -181.25 6.25 6.25], 'FaceColor',[1 1 1]);
rectangle('Position',[93.75 -181.25 6.25 6.25], 'FaceColor',[1 1 1]);
rectangle('Position',[87.5 -187.5 6.25 6.25], 'FaceColor',[0 0 0]);
rectangle('Position',[93.75 -187.5 6.25 6.25], 'FaceColor',[0 0 0]);
rectangle('Position',[100 -181.25 6.25 6.25], 'FaceColor',[1 1 1]);
rectangle('Position',[106.25 -181.25 6.25 6.25], 'FaceColor',[1 1 1]);
rectangle('Position',[100 -187.5 6.25 6.25], 'FaceColor',[0 0 0]);
rectangle('Position',[106.25 -187.5 6.25 6.25], 'FaceColor',[0 0 0]);
rectangle('Position',[212.5 -281.25 6.25 6.25], 'FaceColor',[1 1 1]);
rectangle('Position',[218.75 -281.25 6.25 6.25], 'FaceColor',[0 0 0]);
rectangle('Position',[212.5 -287.5 6.25 6.25], 'FaceColor',[1 1 1]);
rectangle('Position',[218.75 -287.5 6.25 6.25], 'FaceColor',[0 0 0]);
rectangle('Position',[212.5 -293.75 6.25 6.25], 'FaceColor',[1 1 1]);
rectangle('Position',[218.75 -293.75 6.25 6.25], 'FaceColor',[0 0 0]);
rectangle('Position',[212.5 -300 6.25 6.25], 'FaceColor',[1 1 1]);
rectangle('Position',[218.75 -300 6.25 6.25], 'FaceColor',[0 0 0]);
rectangle('Position',[300 -281.25 6.25 6.25], 'FaceColor',[1 1 1]);
rectangle('Position',[306.25 -281.25 6.25 6.25], 'FaceColor',[1 1 1]);
rectangle('Position',[300 -287.5 6.25 6.25], 'FaceColor',[0 0 0]);
rectangle('Position',[306.25 -287.5 6.25 6.25], 'FaceColor',[0 0 0]);
rectangle('Position',[312.5 -281.25 6.25 6.25], 'FaceColor',[1 1 1]);
rectangle('Position',[318.75 -281.25 6.25 6.25], 'FaceColor',[1 1 1]);
rectangle('Position',[312.5 -287.5 6.25 6.25], 'FaceColor',[0 0 0]);
rectangle('Position',[318.75 -287.5 6.25 6.25], 'FaceColor',[0 0 0]);
rectangle('Position',[325 -281.25 6.25 6.25], 'FaceColor',[1 1 1]);
rectangle('Position',[331.25 -281.25 6.25 6.25], 'FaceColor',[1 1 1]);
rectangle('Position',[325 -287.5 6.25 6.25], 'FaceColor',[0 0 0]);
rectangle('Position',[331.25 -287.5 6.25 6.25], 'FaceColor',[0 0 0]);
rectangle('Position',[337.5 -281.25 6.25 6.25], 'FaceColor',[1 1 1]);
rectangle('Position',[343.75 -281.25 6.25 6.25], 'FaceColor',[1 1 1]);
rectangle('Position',[337.5 -287.5 6.25 6.25], 'FaceColor',[0 0 0]);
rectangle('Position',[343.75 -287.5 6.25 6.25], 'FaceColor',[0 0 0]);
rectangle('Position',[350 -281.25 6.25 6.25], 'FaceColor',[1 1 1]);
rectangle('Position',[356.25 -281.25 6.25 6.25], 'FaceColor',[1 1 1]);
rectangle('Position',[350 -287.5 6.25 6.25], 'FaceColor',[0 0 0]);
rectangle('Position',[356.25 -287.5 6.25 6.25], 'FaceColor',[0 0 0]);
rectangle('Position',[362.5 -281.25 6.25 6.25], 'FaceColor',[1 1 1]);
rectangle('Position',[368.75 -281.25 6.25 6.25], 'FaceColor',[1 1 1]);
rectangle('Position',[362.5 -287.5 6.25 6.25], 'FaceColor',[0 0 0]);
rectangle('Position',[368.75 -287.5 6.25 6.25], 'FaceColor',[0 0 0]);
rectangle('Position',[375 -281.25 6.25 6.25], 'FaceColor',[1 1 1]);
rectangle('Position',[381.25 -281.25 6.25 6.25], 'FaceColor',[1 1 1]);
rectangle('Position',[375 -287.5 6.25 6.25], 'FaceColor',[0 0 0]);
rectangle('Position',[381.25 -287.5 6.25 6.25], 'FaceColor',[0 0 0]);
rectangle('Position',[212.5 -306.25 6.25 6.25], 'FaceColor',[1 1 1]);
rectangle('Position',[218.75 -306.25 6.25 6.25], 'FaceColor',[0 0 0]);
rectangle('Position',[212.5 -312.5 6.25 6.25], 'FaceColor',[1 1 1]);
rectangle('Position',[218.75 -312.5 6.25 6.25], 'FaceColor',[0 0 0]);
rectangle('Position',[212.5 -318.75 6.25 6.25], 'FaceColor',[1 1 1]);
rectangle('Position',[218.75 -318.75 6.25 6.25], 'FaceColor',[0 0 0]);
rectangle('Position',[212.5 -325 6.25 6.25], 'FaceColor',[1 1 1]);
rectangle('Position',[218.75 -325 6.25 6.25], 'FaceColor',[0 0 0]);
rectangle('Position',[212.5 -331.25 6.25 6.25], 'FaceColor',[1 1 1]);
rectangle('Position',[218.75 -331.25 6.25 6.25], 'FaceColor',[0 0 0]);
rectangle('Position',[212.5 -337.5 6.25 6.25], 'FaceColor',[1 1 1]);
rectangle('Position',[218.75 -337.5 6.25 6.25], 'FaceColor',[0 0 0]);
rectangle('Position',[212.5 -343.75 6.25 6.25], 'FaceColor',[1 1 1]);
rectangle('Position',[218.75 -343.75 6.25 6.25], 'FaceColor',[0 0 0]);
rectangle('Position',[212.5 -350 6.25 6.25], 'FaceColor',[1 1 1]);
rectangle('Position',[218.75 -350 6.25 6.25], 'FaceColor',[0 0 0]);
rectangle('Position',[212.5 -356.25 6.25 6.25], 'FaceColor',[1 1 1]);
rectangle('Position',[218.75 -356.25 6.25 6.25], 'FaceColor',[0 0 0]);
rectangle('Position',[212.5 -362.5 6.25 6.25], 'FaceColor',[1 1 1]);
rectangle('Position',[218.75 -362.5 6.25 6.25], 'FaceColor',[0 0 0]);
rectangle('Position',[212.5 -368.75 6.25 6.25], 'FaceColor',[1 1 1]);
rectangle('Position',[218.75 -368.75 6.25 6.25], 'FaceColor',[0 0 0]);
rectangle('Position',[212.5 -375 6.25 6.25], 'FaceColor',[1 1 1]);
rectangle('Position',[218.75 -375 6.25 6.25], 'FaceColor',[0 0 0]);
rectangle('Position',[212.5 -381.25 6.25 6.25], 'FaceColor',[1 1 1]);
rectangle('Position',[218.75 -381.25 6.25 6.25], 'FaceColor',[0 0 0]);
rectangle('Position',[212.5 -387.5 6.25 6.25], 'FaceColor',[1 1 1]);
rectangle('Position',[218.75 -387.5 6.25 6.25], 'FaceColor',[0 0 0]);
X=[373,362.5,325,325,287.5,287.5,268.75,256.25,243.75,231.25,218.75,206.25,193.75,181.25,162.5,137.5,112.5,75,62.5,62.5,37.5,26];
Y=[-26,-37.5,-75,-125,-162.5,-187.5,-206.25,-218.75,-218.75,-218.75,-218.75,-218.75,-218.75,-218.75,-212.5,-187.5,-162.5,-125,-87.5,-62.5,-37.5,-26];
hold on;
plot(X,Y,'r');
legend('575.488','Location','southoutside');
